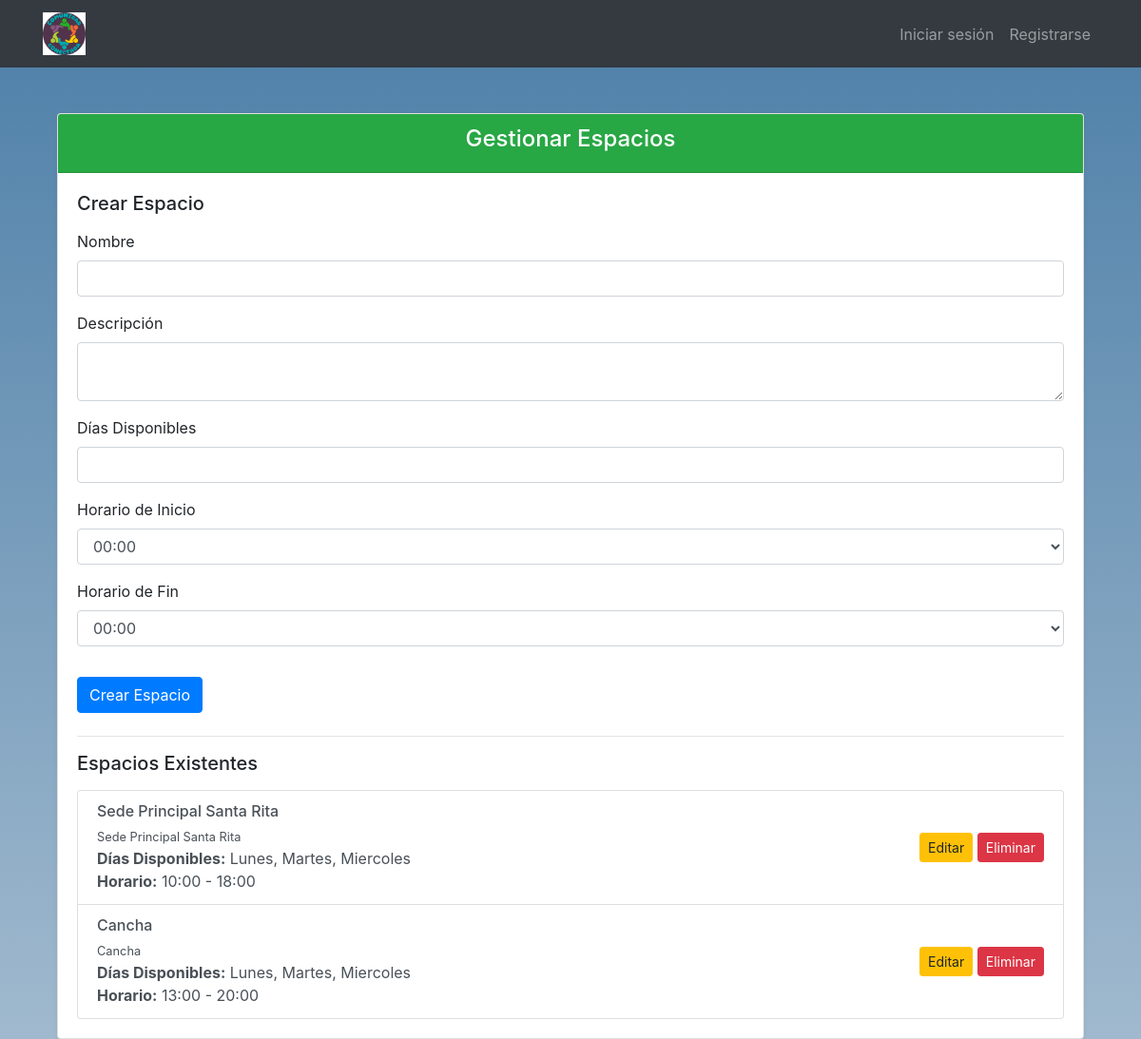
Page /gestionar_espacios/ on the committed database.
### core/models.py (models this page shows, shortened)
class Espacio(models.Model):
    nombre = models.CharField(max_length=100)
    descripcion = models.TextField()
    dias_disponibles = models.CharField(max_length=200)
    horario_inicio = models.TimeField()
    horario_fin = models.TimeField()

### core/views.py (the view)
def gestionar_espacios(request):
    if request.method == 'POST':
        form = EspacioForm(request.POST)
        if form.is_valid():
            form.save()
            messages.success(request, 'Espacio creado exitosamente.')
            return redirect('gestionar_espacios')
    else:
        form = EspacioForm()
    espacios = Espacio.objects.all()
    return render(request, 'gestionar_espacios.html', {'form': form, 'espacios': espacios})

### core/forms.py
class EspacioForm(forms.ModelForm):
    class Meta:
        model = Espacio
        fields = ['nombre', 'descripcion', 'dias_disponibles', 'horario_inicio', 'horario_fin']
        widgets = {
            'nombre': forms.TextInput(attrs={'class': 'form-control'}),
            'descripcion': forms.Textarea(attrs={'class': 'form-control', 'rows': 3}),
            'dias_disponibles': forms.TextInput(attrs={'class': 'form-control'}),
            'horario_inicio': forms.TimeInput(attrs={'class': 'form-control', 'type': 'time'}),
            'horario_fin': forms.TimeInput(attrs={'class': 'form-control', 'type': 'time'}),
        }

### core/templates/gestionar_espacios.html (shortened to what this page needs)
{% extends 'base.html' %}
{% block content %}
    <div class="container mt-5">
        <div class="card shadow-sm">
            <div class="card-header text-center bg-success text-white">
                <h4>Gestionar Espacios</h4>
            </div>
            <div class="card-body">
                <div class="mb-4">
                    <h5 class="mb-3">Crear Espacio</h5>
                    <form method="post" action="{% url 'gestionar_espacios' %}" class="needs-validation" novalidate>
                        <div class="form-group">
                            <label for="id_nombre">Nombre</label>
                            <input type="text" id="id_nombre" name="nombre" class="form-control" required>
                        </div>
                        <div class="form-group">
                            <label for="id_descripcion">Descripción</label>
                            <textarea id="id_descripcion" name="descripcion" class="form-control" required></textarea>
                        </div>
                        <div class="form-group">
                            <label for="id_dias_disponibles">Días Disponibles</label>
                            <input type="text" id="id_dias_disponibles" name="dias_disponibles" class="form-control" required>
                        </div>
                        <div class="form-group">
                            <label for="horario_inicio">Horario de Inicio</label>
                            <select id="horario_inicio" name="horario_inicio" class="form-control" required>
                            </select>
                        </div>
                        <div class="form-group">
                            <label for="horario_fin">Horario de Fin</label>
                            <select id="horario_fin" name="horario_fin" class="form-control" required>
                            </select>
                        </div>
                        <button type="submit" class="btn btn-primary mt-3">Crear Espacio</button>
                    </form>
                </div>
                <hr>
                <div>
                    <h5 class="mb-3">Espacios Existentes</h5>
                    <div class="list-group">
                        {% for espacio in espacios %}
                            <div class="list-group-item list-group-item-action d-flex justify-content-between align-items-center">
                                <div>
                                    <h6 class="mb-1">{{ espacio.nombre }}</h6>
                                    <small>{{ espacio.descripcion }}</small>
                                    <p class="mb-0"><strong>Días Disponibles:</strong> {{ espacio.dias_disponibles }}</p>
                                    <p class="mb-0"><strong>Horario:</strong> {{ espacio.horario_inicio }} - {{ espacio.horario_fin }}</p>
                                </div>
                                <div>
                                    <button class="btn btn-sm btn-warning" data-toggle="modal" data-target="#editarEspacioModal" data-id="{{ espacio.id }}" data-nombre="{{ espacio.nombre }}" data-descripcion="{{ espacio.descripcion }}" data-dias="{{ espacio.dias_disponibles }}" data-inicio="{{ espacio.horario_inicio }}" data-fin="{{ espacio.horario_fin }}">Editar</button>
                                    <form method="post" action="{% url 'eliminar_espacio' espacio.id %}" style="display:inline;">
                                        <button type="submit" class="btn btn-sm btn-danger">Eliminar</button>
                                    </form>
                                </div>
                            </div>
                        {% endfor %}
                    </div>
                </div>
            </div>
        </div>
    </div>
{% endblock content %}

### core/static/css/style.css (style rules this page uses)
body { background: linear-gradient(to bottom, #4d7fa8, #a0b9ce); background-repeat: no-repeat; background-size: cover; }

### rows in the picture
Espacio: nombre "Sede Principal Santa Rita", descripcion "Sede Principal Santa Rita", dias_disponibles "Lunes, Martes, Miercoles", horario_inicio "10:00", horario_fin "18:00"
Espacio: nombre "Cancha", descripcion "Cancha", dias_disponibles "Lunes, Martes, Miercoles", horario_inicio "13:00", horario_fin "20:00"
